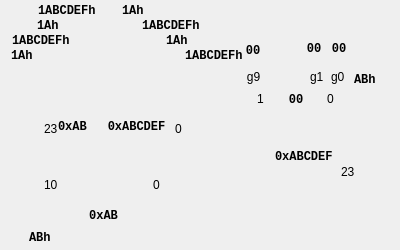
<?xml version="1.0" encoding="UTF-8"?>
<ui version="4.0">
 <class>CMiliFourStateSelect</class>
 <widget class="QWidget" name="CMiliFourStateSelect">
  <property name="geometry">
   <rect>
    <x>0</x>
    <y>0</y>
    <width>400</width>
    <height>250</height>
   </rect>
  </property>
  <property name="sizePolicy">
   <sizepolicy hsizetype="Fixed" vsizetype="Fixed">
    <horstretch>0</horstretch>
    <verstretch>0</verstretch>
   </sizepolicy>
  </property>
  <property name="maximumSize">
   <size>
    <width>800</width>
    <height>600</height>
   </size>
  </property>
  <property name="windowTitle">
   <string notr="true">Form</string>
  </property>
  <widget class="QWidget" name="widget" native="true">
   <property name="geometry">
    <rect>
     <x>0</x>
     <y>0</y>
     <width>400</width>
     <height>250</height>
    </rect>
   </property>
   <property name="styleSheet">
    <string notr="true">border-image: url(:/common/mili2.png);
</string>
   </property>
   <widget class="QLabel" name="mRgMsbNoHint">
    <property name="geometry">
     <rect>
      <x>44</x>
      <y>180</y>
      <width>30</width>
      <height>10</height>
     </rect>
    </property>
    <property name="styleSheet">
     <string notr="true">border-image:none;</string>
    </property>
    <property name="text">
     <string notr="true">10</string>
    </property>
   </widget>
   <widget class="QLabel" name="mLabelHint_1">
    <property name="geometry">
     <rect>
      <x>153</x>
      <y>180</y>
      <width>46</width>
      <height>10</height>
     </rect>
    </property>
    <property name="styleSheet">
     <string notr="true">border-image:none;</string>
    </property>
    <property name="text">
     <string notr="true">0</string>
    </property>
   </widget>
   <widget class="QLabel" name="mLabelHint_2">
    <property name="geometry">
     <rect>
      <x>175</x>
      <y>124</y>
      <width>46</width>
      <height>10</height>
     </rect>
    </property>
    <property name="styleSheet">
     <string notr="true">border-image:none;</string>
    </property>
    <property name="text">
     <string notr="true">0</string>
    </property>
   </widget>
   <widget class="QLabel" name="mMs2MsbHint">
    <property name="geometry">
     <rect>
      <x>44</x>
      <y>124</y>
      <width>46</width>
      <height>10</height>
     </rect>
    </property>
    <property name="styleSheet">
     <string notr="true">border-image:none;</string>
    </property>
    <property name="text">
     <string notr="true">23</string>
    </property>
   </widget>
   <widget class="QLabel" name="mLabelHint_3">
    <property name="geometry">
     <rect>
      <x>327</x>
      <y>94</y>
      <width>46</width>
      <height>10</height>
     </rect>
    </property>
    <property name="styleSheet">
     <string notr="true">border-image:none;</string>
    </property>
    <property name="text">
     <string notr="true">0</string>
    </property>
   </widget>
   <widget class="QLabel" name="mLabelHint_6">
    <property name="geometry">
     <rect>
      <x>257</x>
      <y>94</y>
      <width>46</width>
      <height>10</height>
     </rect>
    </property>
    <property name="styleSheet">
     <string notr="true">border-image:none;</string>
    </property>
    <property name="text">
     <string notr="true">1</string>
    </property>
   </widget>
   <widget class="QLabel" name="mLabelHint_4">
    <property name="geometry">
     <rect>
      <x>331</x>
      <y>67</y>
      <width>21</width>
      <height>20</height>
     </rect>
    </property>
    <property name="styleSheet">
     <string notr="true">border-image:none;</string>
    </property>
    <property name="text">
     <string notr="true">g0</string>
    </property>
   </widget>
   <widget class="QLabel" name="mLabelHint_5">
    <property name="geometry">
     <rect>
      <x>310</x>
      <y>67</y>
      <width>16</width>
      <height>20</height>
     </rect>
    </property>
    <property name="styleSheet">
     <string notr="true">border-image:none;</string>
    </property>
    <property name="text">
     <string notr="true">g1</string>
    </property>
   </widget>
   <widget class="QLabel" name="mMs1MsbHint">
    <property name="geometry">
     <rect>
      <x>243</x>
      <y>67</y>
      <width>21</width>
      <height>20</height>
     </rect>
    </property>
    <property name="styleSheet">
     <string notr="true">border-image:none;</string>
    </property>
    <property name="text">
     <string notr="true">g9</string>
    </property>
    <property name="alignment">
     <set>Qt::AlignCenter</set>
    </property>
   </widget>
   <widget class="QLabel" name="mYDimHint">
    <property name="geometry">
     <rect>
      <x>341</x>
      <y>167</y>
      <width>46</width>
      <height>10</height>
     </rect>
    </property>
    <property name="styleSheet">
     <string notr="true">border-image:none;</string>
    </property>
    <property name="text">
     <string notr="true">23</string>
    </property>
   </widget>
   <widget class="QLabel" name="mRgVal">
    <property name="geometry">
     <rect>
      <x>68</x>
      <y>206</y>
      <width>71</width>
      <height>20</height>
     </rect>
    </property>
    <property name="font">
     <font>
      <family>Courier New</family>
      <pointsize>9</pointsize>
      <weight>75</weight>
      <bold>true</bold>
     </font>
    </property>
    <property name="styleSheet">
     <string notr="true">border-image:none;</string>
    </property>
    <property name="text">
     <string notr="true">0xAB</string>
    </property>
    <property name="alignment">
     <set>Qt::AlignCenter</set>
    </property>
   </widget>
   <widget class="QLabel" name="mYVal">
    <property name="geometry">
     <rect>
      <x>275</x>
      <y>147</y>
      <width>91</width>
      <height>20</height>
     </rect>
    </property>
    <property name="font">
     <font>
      <family>Courier New</family>
      <pointsize>9</pointsize>
      <weight>75</weight>
      <bold>true</bold>
     </font>
    </property>
    <property name="styleSheet">
     <string notr="true">border-image:none;</string>
    </property>
    <property name="text">
     <string notr="true">0xABCDEF</string>
    </property>
   </widget>
   <widget class="QLabel" name="mMs1Val">
    <property name="geometry">
     <rect>
      <x>281</x>
      <y>90</y>
      <width>30</width>
      <height>20</height>
     </rect>
    </property>
    <property name="font">
     <font>
      <family>Courier New</family>
      <pointsize>9</pointsize>
      <weight>75</weight>
      <bold>true</bold>
     </font>
    </property>
    <property name="styleSheet">
     <string notr="true">border-image:none;</string>
    </property>
    <property name="text">
     <string notr="true">00</string>
    </property>
    <property name="alignment">
     <set>Qt::AlignCenter</set>
    </property>
   </widget>
   <widget class="QLabel" name="mMs2SVal">
    <property name="geometry">
     <rect>
      <x>58</x>
      <y>117</y>
      <width>40</width>
      <height>20</height>
     </rect>
    </property>
    <property name="font">
     <font>
      <family>Courier New</family>
      <pointsize>9</pointsize>
      <weight>75</weight>
      <bold>true</bold>
     </font>
    </property>
    <property name="styleSheet">
     <string notr="true">border-image:none;</string>
    </property>
    <property name="text">
     <string notr="true">0xAB</string>
    </property>
   </widget>
   <widget class="QLabel" name="mMs2YVal">
    <property name="geometry">
     <rect>
      <x>101</x>
      <y>117</y>
      <width>71</width>
      <height>20</height>
     </rect>
    </property>
    <property name="font">
     <font>
      <family>Courier New</family>
      <pointsize>9</pointsize>
      <weight>75</weight>
      <bold>true</bold>
     </font>
    </property>
    <property name="styleSheet">
     <string notr="true">border-image:none;</string>
    </property>
    <property name="text">
     <string notr="true">0xABCDEF</string>
    </property>
    <property name="alignment">
     <set>Qt::AlignCenter</set>
    </property>
   </widget>
   <widget class="QLabel" name="mMS1P0Val">
    <property name="geometry">
     <rect>
      <x>329</x>
      <y>41</y>
      <width>20</width>
      <height>16</height>
     </rect>
    </property>
    <property name="font">
     <font>
      <family>Courier New</family>
      <pointsize>9</pointsize>
      <weight>75</weight>
      <bold>true</bold>
     </font>
    </property>
    <property name="styleSheet">
     <string notr="true">border-image:none;</string>
    </property>
    <property name="text">
     <string notr="true">00</string>
    </property>
    <property name="alignment">
     <set>Qt::AlignCenter</set>
    </property>
   </widget>
   <widget class="QLabel" name="mMS1P1Val">
    <property name="geometry">
     <rect>
      <x>304</x>
      <y>41</y>
      <width>20</width>
      <height>16</height>
     </rect>
    </property>
    <property name="font">
     <font>
      <family>Courier New</family>
      <pointsize>9</pointsize>
      <weight>75</weight>
      <bold>true</bold>
     </font>
    </property>
    <property name="styleSheet">
     <string notr="true">border-image:none;</string>
    </property>
    <property name="text">
     <string notr="true">00</string>
    </property>
    <property name="alignment">
     <set>Qt::AlignCenter</set>
    </property>
   </widget>
   <widget class="QLabel" name="mMS1PnVal">
    <property name="geometry">
     <rect>
      <x>243</x>
      <y>41</y>
      <width>20</width>
      <height>20</height>
     </rect>
    </property>
    <property name="font">
     <font>
      <family>Courier New</family>
      <pointsize>9</pointsize>
      <weight>75</weight>
      <bold>true</bold>
     </font>
    </property>
    <property name="styleSheet">
     <string notr="true">border-image:none;</string>
    </property>
    <property name="text">
     <string notr="true">00</string>
    </property>
    <property name="alignment">
     <set>Qt::AlignCenter</set>
    </property>
   </widget>
   <widget class="QLabel" name="mMS2S3Val">
    <property name="geometry">
     <rect>
      <x>11</x>
      <y>48</y>
      <width>40</width>
      <height>16</height>
     </rect>
    </property>
    <property name="font">
     <font>
      <family>Courier New</family>
      <pointsize>9</pointsize>
      <weight>75</weight>
      <bold>true</bold>
     </font>
    </property>
    <property name="styleSheet">
     <string notr="true">border-image:none;</string>
    </property>
    <property name="text">
     <string notr="true">1Ah</string>
    </property>
   </widget>
   <widget class="QLabel" name="mMS2Y3Val">
    <property name="geometry">
     <rect>
      <x>185</x>
      <y>48</y>
      <width>71</width>
      <height>16</height>
     </rect>
    </property>
    <property name="font">
     <font>
      <family>Courier New</family>
      <pointsize>9</pointsize>
      <weight>75</weight>
      <bold>true</bold>
     </font>
    </property>
    <property name="styleSheet">
     <string notr="true">border-image:none;</string>
    </property>
    <property name="text">
     <string notr="true">1ABCDEFh</string>
    </property>
   </widget>
   <widget class="QLabel" name="mMS2S2Val">
    <property name="geometry">
     <rect>
      <x>122</x>
      <y>3</y>
      <width>40</width>
      <height>16</height>
     </rect>
    </property>
    <property name="font">
     <font>
      <family>Courier New</family>
      <pointsize>9</pointsize>
      <weight>75</weight>
      <bold>true</bold>
     </font>
    </property>
    <property name="styleSheet">
     <string notr="true">border-image:none;</string>
    </property>
    <property name="text">
     <string notr="true">1Ah</string>
    </property>
   </widget>
   <widget class="QLabel" name="mMS2Y2Val">
    <property name="geometry">
     <rect>
      <x>142</x>
      <y>18</y>
      <width>71</width>
      <height>16</height>
     </rect>
    </property>
    <property name="font">
     <font>
      <family>Courier New</family>
      <pointsize>9</pointsize>
      <weight>75</weight>
      <bold>true</bold>
     </font>
    </property>
    <property name="styleSheet">
     <string notr="true">border-image:none;</string>
    </property>
    <property name="text">
     <string notr="true">1ABCDEFh</string>
    </property>
   </widget>
   <widget class="QLabel" name="mMS2S1Val">
    <property name="geometry">
     <rect>
      <x>37</x>
      <y>18</y>
      <width>40</width>
      <height>16</height>
     </rect>
    </property>
    <property name="font">
     <font>
      <family>Courier New</family>
      <pointsize>9</pointsize>
      <weight>75</weight>
      <bold>true</bold>
     </font>
    </property>
    <property name="styleSheet">
     <string notr="true">border-image:none;</string>
    </property>
    <property name="text">
     <string notr="true">1Ah</string>
    </property>
   </widget>
   <widget class="QLabel" name="mMS2S0Val">
    <property name="geometry">
     <rect>
      <x>166</x>
      <y>33</y>
      <width>40</width>
      <height>16</height>
     </rect>
    </property>
    <property name="font">
     <font>
      <family>Courier New</family>
      <pointsize>9</pointsize>
      <weight>75</weight>
      <bold>true</bold>
     </font>
    </property>
    <property name="styleSheet">
     <string notr="true">border-image:none;</string>
    </property>
    <property name="text">
     <string notr="true">1Ah</string>
    </property>
   </widget>
   <widget class="QLabel" name="mMS2Y1Val">
    <property name="geometry">
     <rect>
      <x>38</x>
      <y>3</y>
      <width>71</width>
      <height>16</height>
     </rect>
    </property>
    <property name="font">
     <font>
      <family>Courier New</family>
      <pointsize>9</pointsize>
      <weight>75</weight>
      <bold>true</bold>
     </font>
    </property>
    <property name="styleSheet">
     <string notr="true">border-image:none;</string>
    </property>
    <property name="text">
     <string notr="true">1ABCDEFh</string>
    </property>
   </widget>
   <widget class="QLabel" name="mMS2Y0Val">
    <property name="geometry">
     <rect>
      <x>12</x>
      <y>33</y>
      <width>71</width>
      <height>16</height>
     </rect>
    </property>
    <property name="font">
     <font>
      <family>Courier New</family>
      <pointsize>9</pointsize>
      <weight>75</weight>
      <bold>true</bold>
     </font>
    </property>
    <property name="styleSheet">
     <string notr="true">border-image:none;</string>
    </property>
    <property name="text">
     <string notr="true">1ABCDEFh</string>
    </property>
   </widget>
   <widget class="QLabel" name="mSVal">
    <property name="geometry">
     <rect>
      <x>29</x>
      <y>228</y>
      <width>40</width>
      <height>20</height>
     </rect>
    </property>
    <property name="font">
     <font>
      <family>Courier New</family>
      <pointsize>9</pointsize>
      <weight>75</weight>
      <bold>true</bold>
     </font>
    </property>
    <property name="styleSheet">
     <string notr="true">border-image:none;</string>
    </property>
    <property name="text">
     <string notr="true">ABh</string>
    </property>
   </widget>
   <widget class="QLabel" name="mMs1SelVal">
    <property name="geometry">
     <rect>
      <x>354</x>
      <y>70</y>
      <width>70</width>
      <height>20</height>
     </rect>
    </property>
    <property name="font">
     <font>
      <family>Courier New</family>
      <pointsize>9</pointsize>
      <weight>75</weight>
      <bold>true</bold>
     </font>
    </property>
    <property name="styleSheet">
     <string notr="true">border-image:none;</string>
    </property>
    <property name="text">
     <string notr="true">ABh</string>
    </property>
   </widget>
  </widget>
 </widget>
 <resources/>
 <connections/>
</ui>
